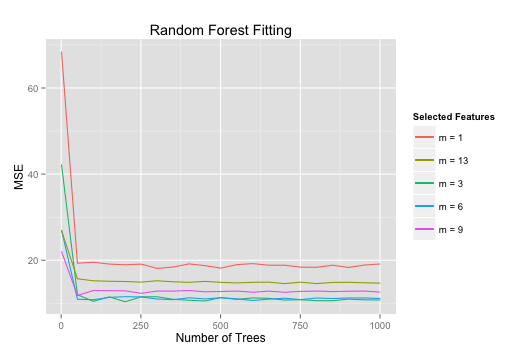

The script that drew this image:
library(MASS)
library(ISLR)
library(randomForest)
library(ggplot2)
set.seed(1)
train = sample(1:nrow(Boston), 2*nrow(Boston) %/% 3)
test = Boston[-train, ]
ytest = Boston[-train, "medv"]
result = NULL
trees = seq(1, 1001, by = 50)
mtries = c(1, 3, 6, 9, 13)
for (m in mtries){
    err = NULL
    for (n in trees){
        rf = randomForest(medv~., data = Boston, subset = train, mtry = m, ntree = n)
        ypred = predict(rf, newdata = test)
        err = c(err, mean((ytest - ypred)^2))
    }
    result = cbind(result, err)
}
result = data.frame(result)
colnames(result) = c("m1", "m3", "m6", "m9", "m13")

plt <- ggplot(result, aes(x = trees)) + geom_line(aes(y = m1, color = "m = 1")) +
    geom_line(aes(y = m3, color = "m = 3")) + geom_line(aes(y = m6, color = "m = 6")) + 
    geom_line(aes(y = m13, color = "m = 13")) + geom_line(aes(y = m9, color = "m = 9")) +
    labs(x = "Number of Trees", y = "MSE", color = "Selected Features", 
         title = "Random Forest Fitting")

plt
